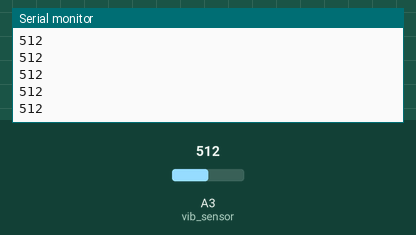
A sketch run on a simulated Arduino Uno, built with avr-gcc and run on an emulated ATmega328P. Shown: the last lines printed to the serial monitor. The inputs (shaded band) are chosen by the test bench; at power-on: A3 (vib_sensor) = 512.

Above: at 1.2 s.
1.3 s: A3 (vib_sensor) set to 716
At 1.31 s:
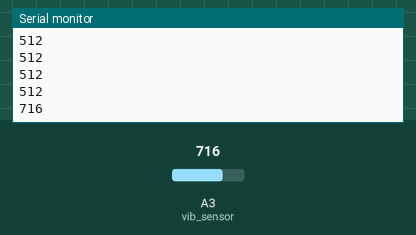
2.8 s: A3 (vib_sensor) set to 900
At 2.81 s:
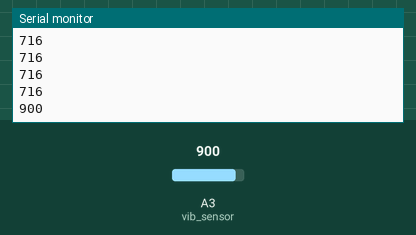
Timing chart, 0 to 5.8 s (numbered marks = the images above; inputs shaded):
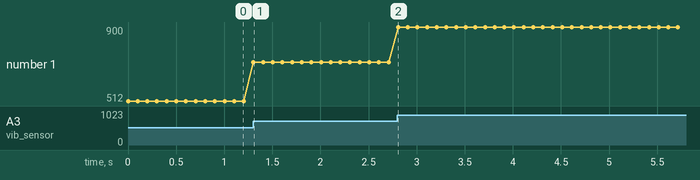

The sketch:

vibration_sensor.ino
```cpp
int vib_sensor = A3;
int vib_data = 0;

void setup() {
  // put your setup code here, to run once:
Serial.begin(9600);
pinMode(vib_sensor, INPUT);

}

void loop() {
  // put your main code here, to run repeatedly:
vib_data = analogRead(vib_sensor);
Serial.println(vib_data);
delay(100);
}
```

Measured:
- after the input at 1.3 s, the serial monitor: prints a new line at once (image 1)
- after the input at 2.8 s, the serial monitor: prints a new line at once (image 2)
- plotted number 1: 512 → 716 after the input at 1.3 s, 716 → 900 after the input at 2.8 s
